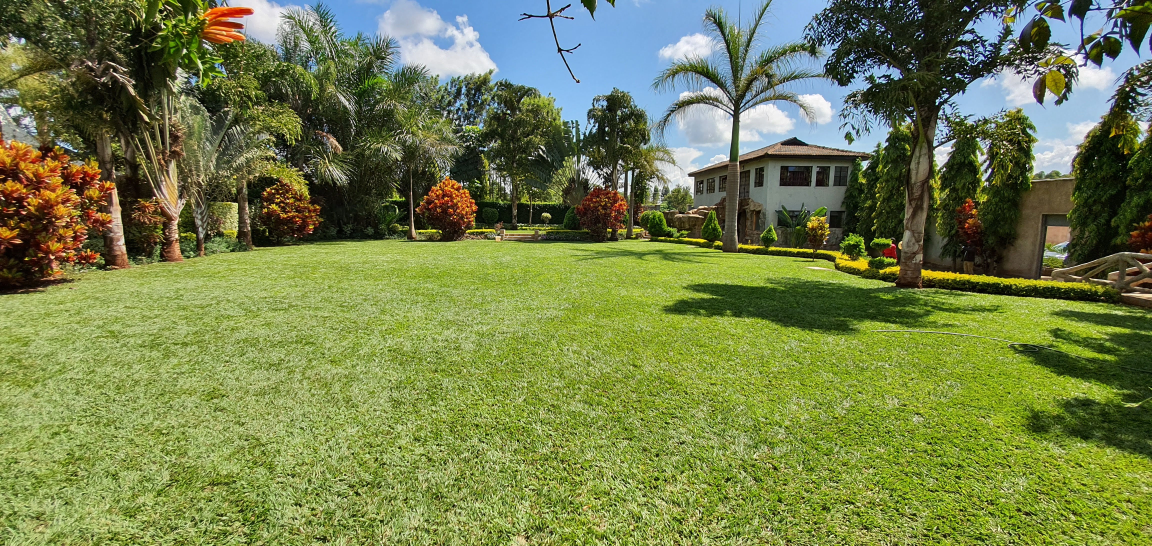
#> input picture images/20201127_135908.jpg, 4608 x 2184 px (shown at 1/4 size); its folder holds 4 pictures in this run
$ python resize.py
#> lines starting #> are read from the running program, lines starting #| are printed output that depends on the picture
from PIL import Image
import os

# set the path to the folder containing the images
folder_path = 'images'

# loop through all the files in the folder
for filename in os.listdir(folder_path):
    # check if the file is an image (jpg, png, etc.)
    if filename.endswith('.jpg') or filename.endswith('.jpeg') or filename.endswith('.png'):
        # open the image using PIL
        img = Image.open(os.path.join(folder_path, filename))
#> img is the input picture: PIL image 4608x2184 RGB; mean R, G, B 115.5, 128.1, 74.9
        # resize the image to a width of 1920 and a height of 1080
        img = img.resize((1920, 1080))
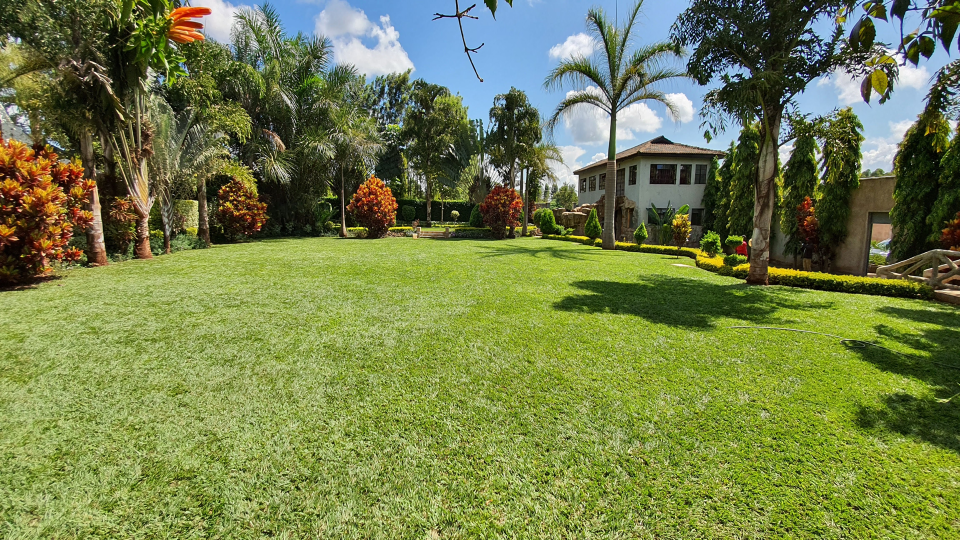
#> img: PIL image 1920x1080 RGB (shown at 1/2 size); mean R, G, B 115.5, 128.1, 75
        # save the resized image with the same filename in a new folder
        img.save(os.path.join('resized', filename))
#> pass 2 of the loop `for filename in os.listdir(folder_path):`:
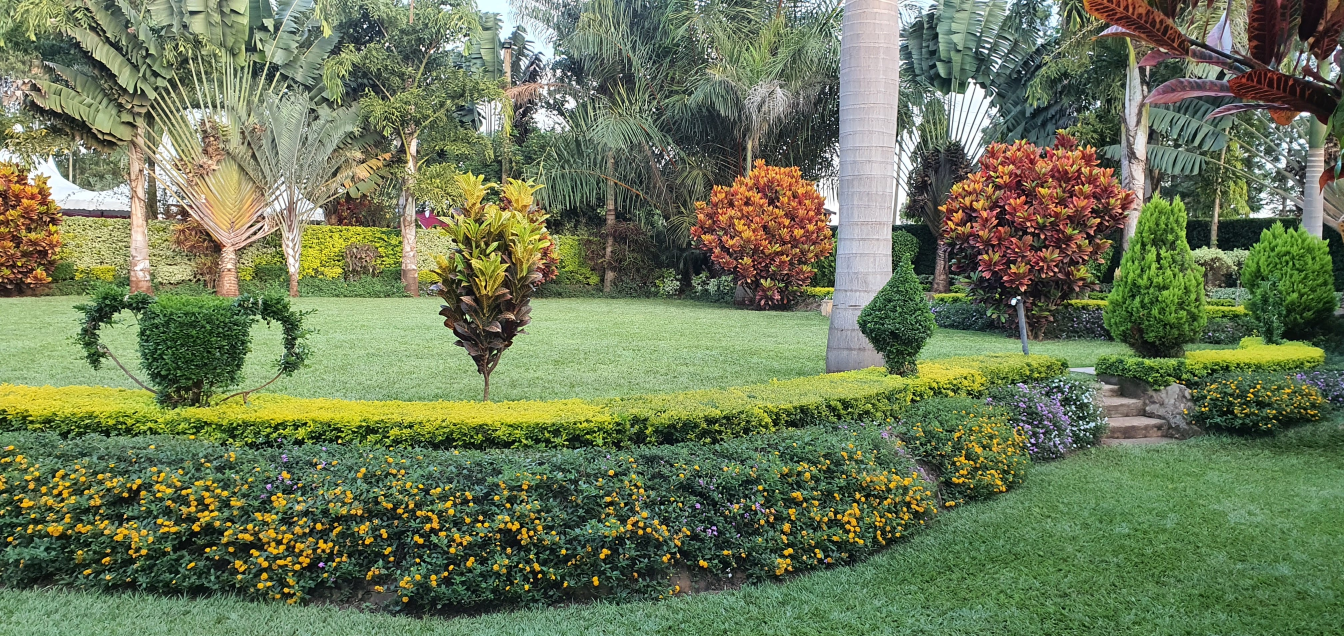
#> input picture images/20201212_180809.jpg, 4032 x 1908 px (shown at 1/3 size)
#> img is the input picture: PIL image 4032x1908 RGB; mean R, G, B 108.5, 121.1, 88.1
#> `img = img.resize((1920, 1080))`:
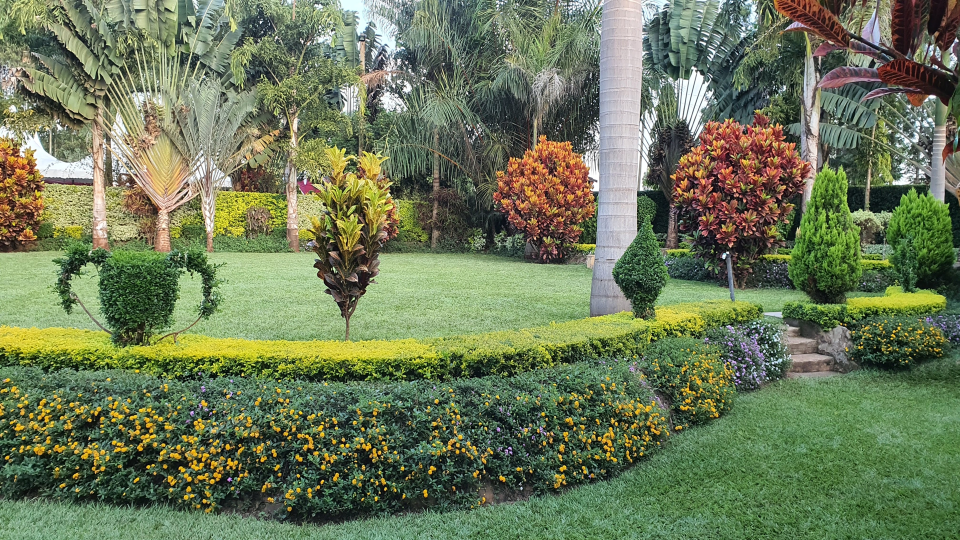
#> img: PIL image 1920x1080 RGB (shown at 1/2 size); mean R, G, B 108.5, 121.1, 88.1
#> pass 3 of the loop `for filename in os.listdir(folder_path):`:
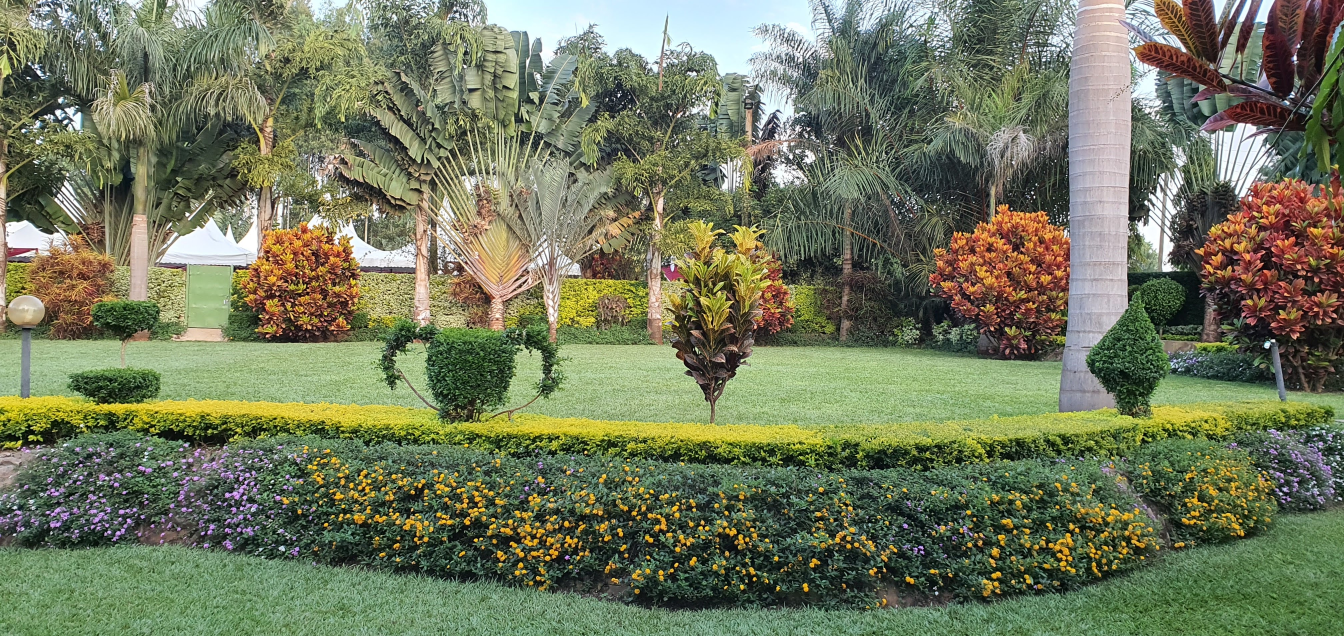
#> input picture images/20201212_180817.jpg, 4032 x 1908 px (shown at 1/3 size)
#> img is the input picture: PIL image 4032x1908 RGB; mean R, G, B 113.7, 120.9, 92.7
#> `img = img.resize((1920, 1080))`:
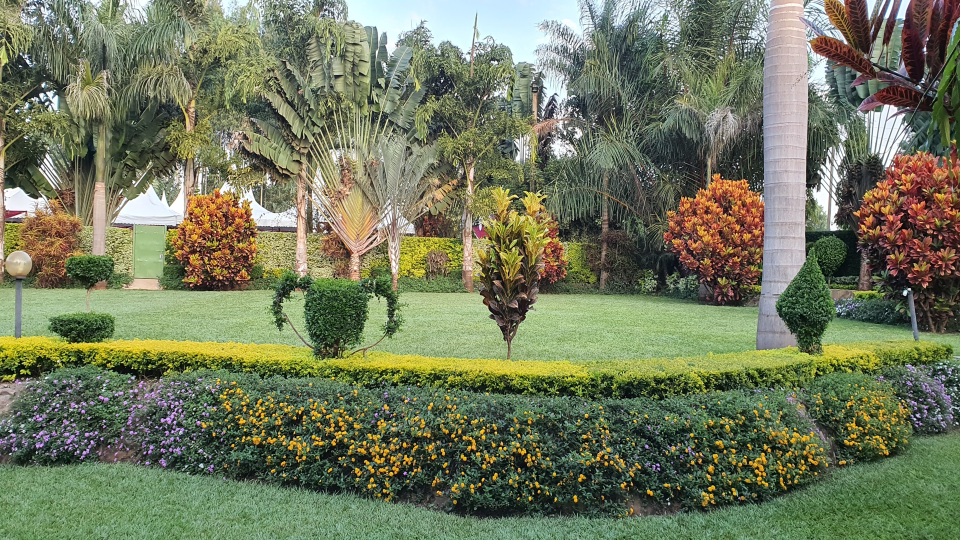
#> img: PIL image 1920x1080 RGB (shown at 1/2 size); mean R, G, B 113.7, 120.9, 92.7
#> the loop made 4 passes; the first 3 are shown
